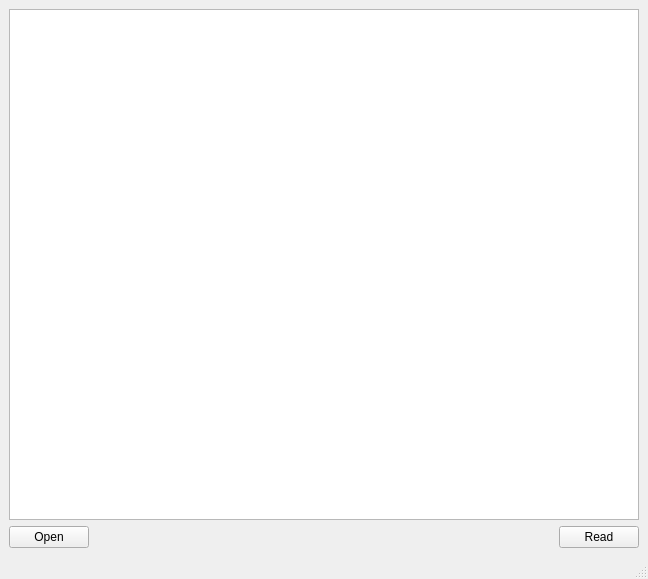
<?xml version="1.0" encoding="UTF-8"?>
<ui version="4.0">
 <class>MainWindow</class>
 <widget class="QMainWindow" name="MainWindow">
  <property name="geometry">
   <rect>
    <x>0</x>
    <y>0</y>
    <width>648</width>
    <height>579</height>
   </rect>
  </property>
  <property name="windowTitle">
   <string>MainWindow</string>
  </property>
  <widget class="QWidget" name="centralwidget">
   <layout class="QGridLayout" name="gridLayout">
    <item row="0" column="0" colspan="3">
     <widget class="QListWidget" name="listWidget"/>
    </item>
    <item row="1" column="0">
     <widget class="QPushButton" name="pushButton">
      <property name="text">
       <string>Open</string>
      </property>
     </widget>
    </item>
    <item row="1" column="1">
     <spacer name="horizontalSpacer">
      <property name="orientation">
       <enum>Qt::Horizontal</enum>
      </property>
      <property name="sizeHint" stdset="0">
       <size>
        <width>465</width>
        <height>20</height>
       </size>
      </property>
     </spacer>
    </item>
    <item row="1" column="2">
     <widget class="QPushButton" name="pushButton_2">
      <property name="text">
       <string>Read</string>
      </property>
     </widget>
    </item>
   </layout>
  </widget>
  <widget class="QMenuBar" name="menubar">
   <property name="geometry">
    <rect>
     <x>0</x>
     <y>0</y>
     <width>648</width>
     <height>23</height>
    </rect>
   </property>
  </widget>
  <widget class="QStatusBar" name="statusbar"/>
 </widget>
 <resources/>
 <connections/>
</ui>
